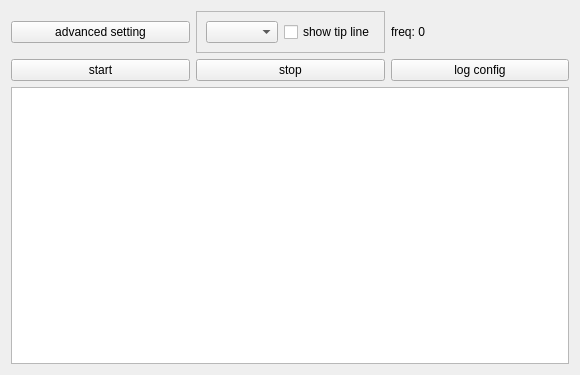
<?xml version="1.0" encoding="UTF-8"?>
<ui version="4.0">
 <class>ChartTabWidget</class>
 <widget class="QWidget" name="ChartTabWidget">
  <property name="geometry">
   <rect>
    <x>0</x>
    <y>0</y>
    <width>580</width>
    <height>375</height>
   </rect>
  </property>
  <property name="windowTitle">
   <string>ChartTabWidget</string>
  </property>
  <layout class="QGridLayout" name="gridLayout">
   <item row="2" column="1">
    <widget class="QPushButton" name="stopBtn">
     <property name="text">
      <string>stop</string>
     </property>
    </widget>
   </item>
   <item row="0" column="0">
    <widget class="QPushButton" name="setBtn">
     <property name="text">
      <string>advanced setting</string>
     </property>
    </widget>
   </item>
   <item row="0" column="2">
    <widget class="QLabel" name="freqLabel">
     <property name="text">
      <string>freq: 0</string>
     </property>
    </widget>
   </item>
   <item row="2" column="2">
    <widget class="QPushButton" name="logcfgBtn">
     <property name="text">
      <string>log config</string>
     </property>
    </widget>
   </item>
   <item row="3" column="0" colspan="3">
    <widget class="ChartWidget" name="chartWidget"/>
   </item>
   <item row="2" column="0">
    <widget class="QPushButton" name="startBtn">
     <property name="text">
      <string>start</string>
     </property>
    </widget>
   </item>
   <item row="0" column="1">
    <widget class="QFrame" name="frame">
     <property name="frameShape">
      <enum>QFrame::StyledPanel</enum>
     </property>
     <property name="frameShadow">
      <enum>QFrame::Raised</enum>
     </property>
     <layout class="QGridLayout" name="gridLayout_2">
      <item row="0" column="0">
       <widget class="QComboBox" name="showBox"/>
      </item>
      <item row="0" column="1">
       <widget class="QCheckBox" name="tipLineBox">
        <property name="text">
         <string>show tip line</string>
        </property>
       </widget>
      </item>
     </layout>
    </widget>
   </item>
  </layout>
 </widget>
 <customwidgets>
  <customwidget>
   <class>ChartWidget</class>
   <extends>QGraphicsView</extends>
   <header>ChartWidget/chartwidget.h</header>
  </customwidget>
 </customwidgets>
 <resources/>
 <connections/>
</ui>
